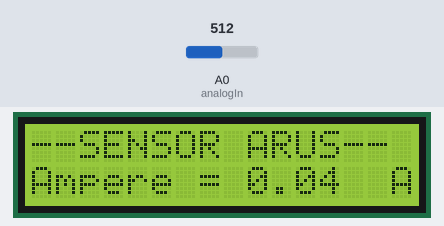
The sketch below on a simulated Arduino Uno, built with avr-gcc and run on an emulated ATmega328P. Shown: 16×2 character LCD. Inputs (shaded band) come from the test bench; at power-on: A0 (analogIn) = 512.

Above: at 3.2 s.
3.3 s: A0 (analogIn) set to 716
At 4.7 s:
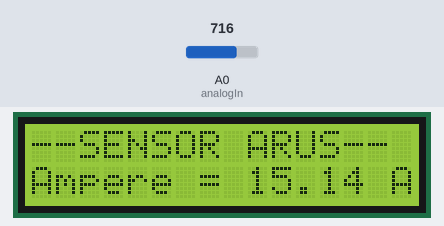
5.6 s: A0 (analogIn) set to 900
At 7.4 s:
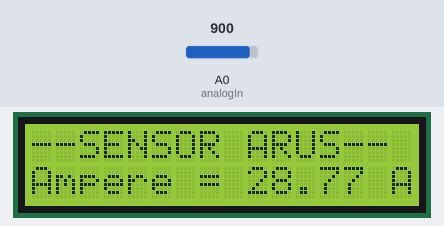
7.7 s: A0 (analogIn) set to 1023
At 8.8 s:
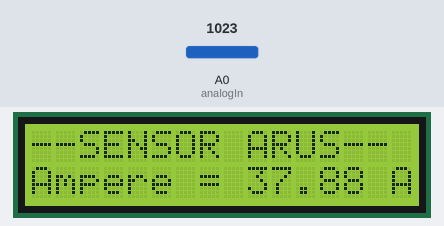
Timing chart, 0 to 10.7 s (numbered marks = the images above; inputs shaded):
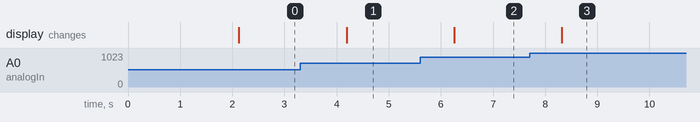

The sketch:

M8-SensorArus.ino
```cpp
#include <Wire.h>
#include <LiquidCrystal_I2C.h>

LiquidCrystal_I2C lcd(0x20, 16, 2); // Untuk di protheus pakai LCD Address 20 dan 27 untuk di percobaan realtimenya

const int analogIn = A0;
const int sensitivitas = 66; // Sensitivitas: 185 (5A), 100 (20A), 66 (30A), sensitivitas ini dipilih sesuai dengan nilai terdekat sesuai antara powersupply dan lcd
const int ACSoffset = 2500;  // Tegangan offset Vcc/2 (2500 mV pada tegangan 5V)

void setup() {
  pinMode(analogIn, INPUT);
  lcd.init();
  lcd.backlight();
  lcd.setCursor(0, 0);
  lcd.print("--SENSOR ARUS--");
  lcd.setCursor(0, 1);
  lcd.print("    SIMULASI    ");
  delay(2000);
  lcd.clear();
}

void loop() {
  int rawValue = analogRead(analogIn);
  double voltage = (rawValue / 1023.0) * 5000.0;
  double amps = (voltage - ACSoffset) / sensitivitas;
  lcd.setCursor(0, 0);
  lcd.print("--SENSOR ARUS--");
  lcd.setCursor(0, 1);
  lcd.print("Ampere = ");
  lcd.setCursor(9, 1);
  lcd.print(amps, 2);
  lcd.setCursor(15, 1);
  lcd.print("A");
  delay(1000);
}
```

Measured:
- after the input at 3.3 s, the display: changes after 0.89 s (image 1)
- after the input at 5.6 s, the display: changes after 0.65 s (image 2)
- after the input at 7.7 s, the display: changes after 0.62 s (image 3)
